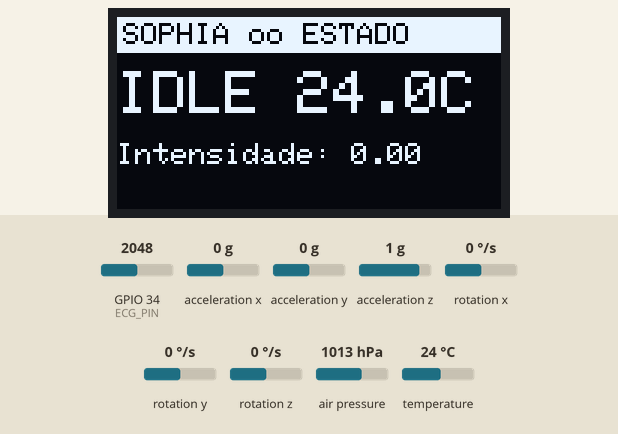
Recording of a program running on a simulated ESP32. Shown: 128×64 one-colour display. The test bench sets the inputs (shaded band); at power-on: acceleration x 0 g, acceleration y 0 g, acceleration z 1 g, GPIO 34 (ECG_PIN) = 2048, rotation x 0 °/s, rotation y 0 °/s, rotation z 0 °/s, air pressure 1013 hPa, temperature 24 °C (analog values on the 0–4095 scale). I2S audio is not simulated (input reads silence); what the program prints to the serial monitor is not drawn.

Above: at 10.9 s.
11.0 s: acceleration x set to -1.4 g
At 12.4 s:
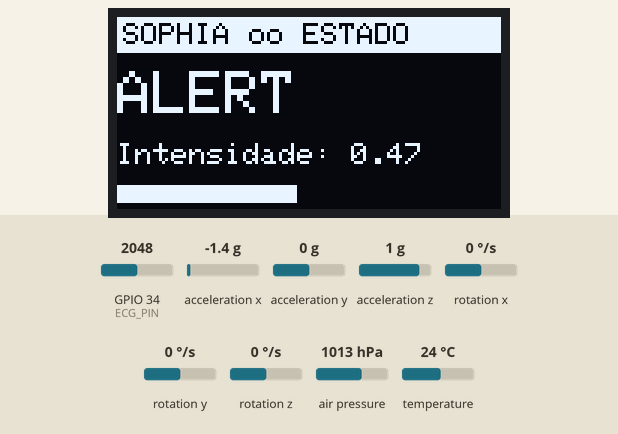
12.7 s: acceleration y set to -1.4 g
At 13.0 s:
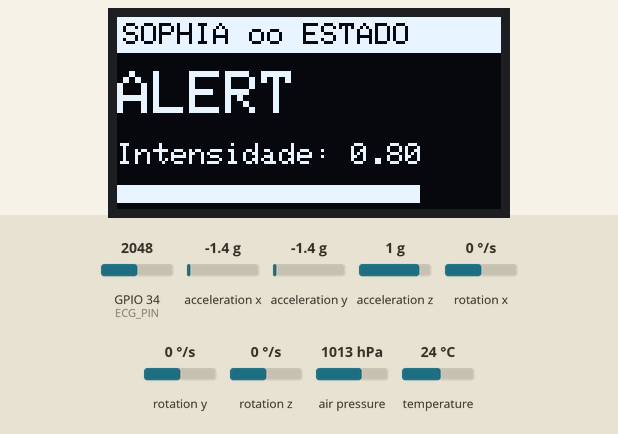
14.2 s: acceleration z set to -1.4 g
At 14.8 s:
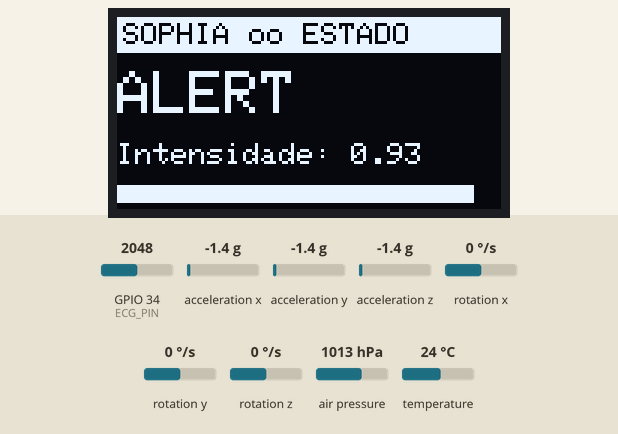
15.7 s: acceleration x set to -0.8 g
At 16.7 s:
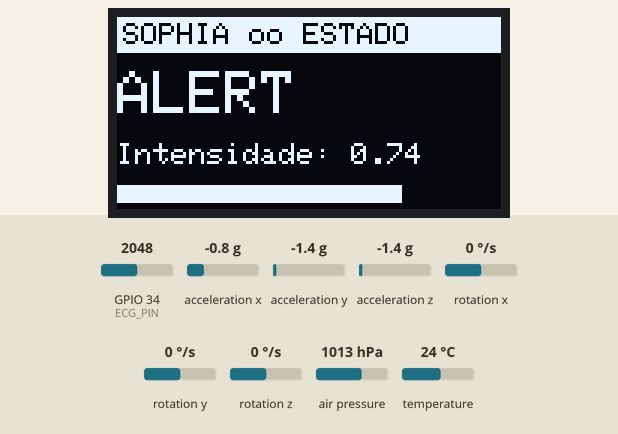
17.2 s: acceleration y set to -0.8 g
At 18.4 s:
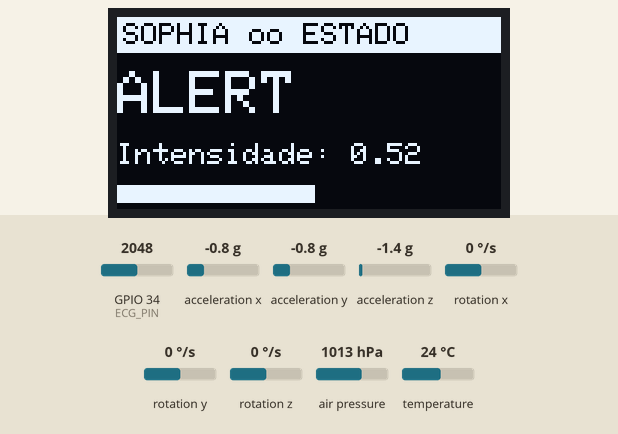
Timing chart, 0 to 19.7 s (numbered marks = the images above; inputs shaded):
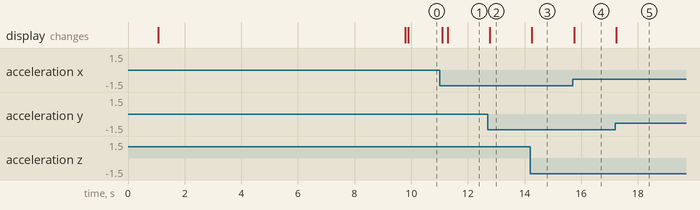

The program:

main.cpp
```cpp
#include <Arduino.h>
#include <Wire.h>
#include <Adafruit_MPU6050.h>
#include <Adafruit_Sensor.h>
#include "StateEngine.h"
#include "EventEngine.h"
#include "DisplayEngine.h"
#include "AudioEngine.h"
#include "TelemetryEngine.h"
#include <Adafruit_BMP085.h>

//coração
#define ECG_PIN   34   // ADC bom e livre


// ── MPU calibração ────────────────────────────────────────────────────────
#define CAL_AMOSTRAS  50
float movOffset = 0.0f;

// ── Objetos ───────────────────────────────────────────────────────────────
Adafruit_MPU6050 mpu;
StateEngine      stateEngine;
EventEngine      eventEngine(stateEngine);
DisplayEngine    display;
AudioEngine      audio;
TelemetryEngine  telemetry;
Adafruit_BMP085 bmp;
bool bmpDisponivel = false;

unsigned long ultimoLogAudio  = 0;
unsigned long ultimoTelemetry = 0;
unsigned long ultimoImpacto   = 0;

float g_temp = 0.0f;
float g_press = 0.0f;
float g_alt = 0.0f;

bool displayLockedByEvent = false;

unsigned long lastOledUpdate = 0;
float lastTempShown = -100.0f;

bool oledBusy = false;
String lastState = "";
// ── Comando Serial vindo do PC ────────────────────────────────────────────
// Protocolo: CMD:<tipo>:<payload>\n
// Exemplos:
//   CMD:INSIGHT:Ambiente calmo|Sistema estavel
//   CMD:OLED:ALERTA CRITICO
//   CMD:STATE:ALERT
String serialBuffer = "";


float baseline = 0;
float filteredECG = 0;


void processarComando(const String& linha) {
  if (!linha.startsWith("CMD:")) return;

  // Parse: CMD:<tipo>:<payload>
  int p1 = linha.indexOf(':', 4);
  if (p1 < 0) return;

  String tipo    = linha.substring(4, p1);
  String payload = linha.substring(p1 + 1);
  payload.trim();

  Serial.print("[CMD] tipo=");
  Serial.print(tipo);
  Serial.print(" payload=");
  Serial.println(payload);

  if (tipo == "INSIGHT") {
    // payload: "linha1|linha2"
    int sep = payload.indexOf('|');
    if (sep >= 0) {
      String l1 = payload.substring(0, sep);
      String l2 = payload.substring(sep + 1);
      display.showInsight(l1.c_str(), l2.c_str());
    } else {
      display.showInsight(payload.c_str());
    }
    delay(4000);  // mostra por 4s depois volta ao estado normal
    display.showState(stateEngine.getStateName(), 0.0f);

  } else if (tipo == "OLED") {
    // payload: mensagem direta
    display.showInsight(payload.c_str());
    delay(3000);
    display.showState(stateEngine.getStateName(), 0.0f);

  } else if (tipo == "PING") {
    Serial.println("[ACK] PONG");
  }
}

void lerComandosSerial() {
  while (Serial.available()) {
    char c = Serial.read();
    if (c == '\n') {
      serialBuffer.trim();
      if (serialBuffer.length() > 0) {
        processarComando(serialBuffer);
      }
      serialBuffer = "";
    } else {
      serialBuffer += c;
    }
  }
}

void updateOledIdle(float temp) {
    if (oledBusy) return;

    if (millis() - lastOledUpdate < 1000) return;

    if (fabs(temp - lastTempShown) < 0.2f) return;

    lastOledUpdate = millis();
    lastTempShown = temp;

    char buffer[32];
    snprintf(buffer, sizeof(buffer),
             "IDLE %.1fC", temp);

    display.showState(buffer, 0.0f);
}


// ── BMP  ─────────────────────────────────────────────────────────
void readBMP(float &temp, float &press, float &alt) {
  if (!bmpDisponivel) {
    temp = 0;
    press = 0;
    alt = 0;
    return;
  }

  temp = bmp.readTemperature();
  press = bmp.readPressure() / 100.0f;
  alt = bmp.readAltitude();
}

// ── MPU calibrado ─────────────────────────────────────────────────────────
float lerMovimento() {
  sensors_event_t a, g, temp;
  mpu.getEvent(&a, &g, &temp);
  float raw = fabs(sqrt(
    a.acceleration.x * a.acceleration.x +
    a.acceleration.y * a.acceleration.y +
    a.acceleration.z * a.acceleration.z
  ) - 9.8f);
  float corrigido = raw - movOffset;
  return corrigido < 0.0f ? 0.0f : corrigido;
}

void calibrarMPU() {
  Serial.print("[CAL] Calibrando MPU6050 (mantenha parado)");
  float soma = 0.0f;
  for (int i = 0; i < CAL_AMOSTRAS; i++) {
    sensors_event_t a, g, temp;
    mpu.getEvent(&a, &g, &temp);
    soma += fabs(sqrt(
      a.acceleration.x * a.acceleration.x +
      a.acceleration.y * a.acceleration.y +
      a.acceleration.z * a.acceleration.z
    ) - 9.8f);
    delay(20);
    if (i % 10 == 9) Serial.print(".");
  }
  movOffset = soma / CAL_AMOSTRAS;
  Serial.println();
  Serial.print("[CAL] Offset MPU: ");
  Serial.println(movOffset, 4);
}

// ── Setup ─────────────────────────────────────────────────────────────────
void setup() {
  Serial.begin(115200);
  delay(1000);

  Serial.println("================================");
  Serial.println("  SOPHIA oo MVP - Boot v1.0.0  ");
  Serial.println("================================");

  Wire.begin(21, 22);
  Wire.setClock(100000);
  Serial.print("[DISPLAY] OLED... ");
  display.begin() ? Serial.println("OK") : Serial.println("ERRO!");
  display.showBoot();
  delay(800);

  analogReadResolution(12);
  analogSetAttenuation(ADC_11db);

  long sum = 0;

for(int i = 0; i < 500; i++) {
    sum += analogRead(ECG_PIN);
    delay(2);
}

baseline = sum / 500.0;

Serial.print("Baseline ECG: ");
Serial.println(baseline);

Serial.print("[BMP] init... ");

bmpDisponivel = bmp.begin(BMP085_STANDARD, &Wire);

if (bmpDisponivel) {
  Serial.println("OK");
} else {
  Serial.println("OFFLINE");
}

  Serial.print("[SENSOR] MPU6050... ");
  if (!mpu.begin(0x68)) {
    Serial.println("ERRO!");
    display.showError("MPU6050 falhou!");
    while (true) { delay(500); }
  }
  mpu.setAccelerometerRange(MPU6050_RANGE_8_G);
  mpu.setGyroRange(MPU6050_RANGE_500_DEG);
  mpu.setFilterBandwidth(MPU6050_BAND_21_HZ);

  calibrarMPU();

  Serial.print("[AUDIO]  INMP441... ");
  audio.begin() ? Serial.println("OK") : Serial.println("ERRO!");
  Serial.print("[AUDIO]  Calibrando noise floor");
  while (!audio.isCalibrado()) {
    audio.read();
    Serial.print(".");
    delay(50);
  }
  Serial.println();
  Serial.print("[AUDIO]  Noise floor: ");
  Serial.println(audio.getNoiseFloor(), 1);

  telemetry.begin();

  Serial.println("================================");
  Serial.println("[SOPHIA] Sistema nervoso ativo!");
  Serial.println("[CMD]    Aguardando comandos PC");
  Serial.println("[STATE]  IDLE");
  Serial.println("================================");
  display.showState("IDLE", 0.0f);
}
void handleStateDisplay(String currentState, float temp) {

    if (currentState != lastState) {
        lastState = currentState;

        // força redraw ao mudar estado
        lastTempShown = -999;
        lastOledUpdate = 0;
    }

    if (currentState == "IDLE") {
        updateOledIdle(temp);
    }
}
// ── Loop ──────────────────────────────────────────────────────────────────
void loop() {
  // Comandos do PC têm prioridade máxima
  lerComandosSerial();

int raw = analogRead(ECG_PIN);

// baseline adaptativo leve
baseline = (baseline * 0.99) + (raw * 0.01);

// remove offset
float ecg = raw - baseline;

// low pass
filteredECG = (filteredECG * 0.95) + (ecg * 0.05);

Serial.print("ECG: ");
Serial.println(filteredECG);

  audio.read();
  float audioIntensidade = audio.getIntensidade();
  bool  audioAtivo       = audio.isAtivo();

  float movIntensidade   = lerMovimento();

  float temp, press, alt;


float envFactor = 0.0f;

if (bmpDisponivel) {
  // pressão influencia “stress do ambiente”
  envFactor += (press - 1000.0f) * 0.001f;

  // temperatura influencia conforto
  envFactor += (25.0f - temp) * 0.02f;
}

  float intensidade = max(movIntensidade, audioIntensidade * 10.0f);
  stateEngine.update(intensidade);

  unsigned long agora = millis();

  if (agora - ultimoLogAudio > 500) {
    Serial.print("[AUDIO]  ativo: ");
    Serial.print(audioAtivo ? "SIM" : "NAO");
    Serial.print(" | int: ");
    Serial.print(audioIntensidade, 2);
    Serial.print(" | mov: ");
    Serial.print(movIntensidade, 3);
    Serial.print(" | state: ");
    Serial.println(stateEngine.getStateName());
    ultimoLogAudio = agora;

    if (bmpDisponivel) {
  Serial.print(" | BMP temp=");
  Serial.print(temp);

  Serial.print(" press=");
  Serial.print(press);

  Serial.print(" env=");
  Serial.print(envFactor);
}
  }

  if (agora - ultimoTelemetry > 10000) {
    String tJson = telemetry.toJson();
    Serial.print("[TELEMETRY] ");
    Serial.println(tJson);
    ultimoTelemetry = agora;
  }

if (eventEngine.process(movIntensidade, audioIntensidade, audioAtivo)) {

    oledBusy = true;

    SophiaEvent ev = eventEngine.getLast();

    display.showState(stateEngine.getStateName(), ev.severity);

    if (ev.type == EVENT_STATE_CHANGED) {
        display.showEvent(stateEngine.getStateName());
        display.showState(stateEngine.getStateName(), ev.severity);
    }

    lastOledUpdate = millis() + 800; // bloqueia refresh por um tempo
    oledBusy = false;
}
readBMP(g_temp, g_press, g_alt);
handleStateDisplay(stateEngine.getStateName(), g_temp);

}
```

Measured:
- after the input at 11.0 s, the display: first changes after 0.09 s (image 1 shows a later state)
- after the input at 12.7 s, the display: changes after 0.08 s (image 2)
- after the input at 14.2 s, the display: changes after 0.06 s (image 3)
- after the input at 15.7 s, the display: changes after 0.05 s (image 4)
- after the input at 17.2 s, the display: changes at once (image 5)
